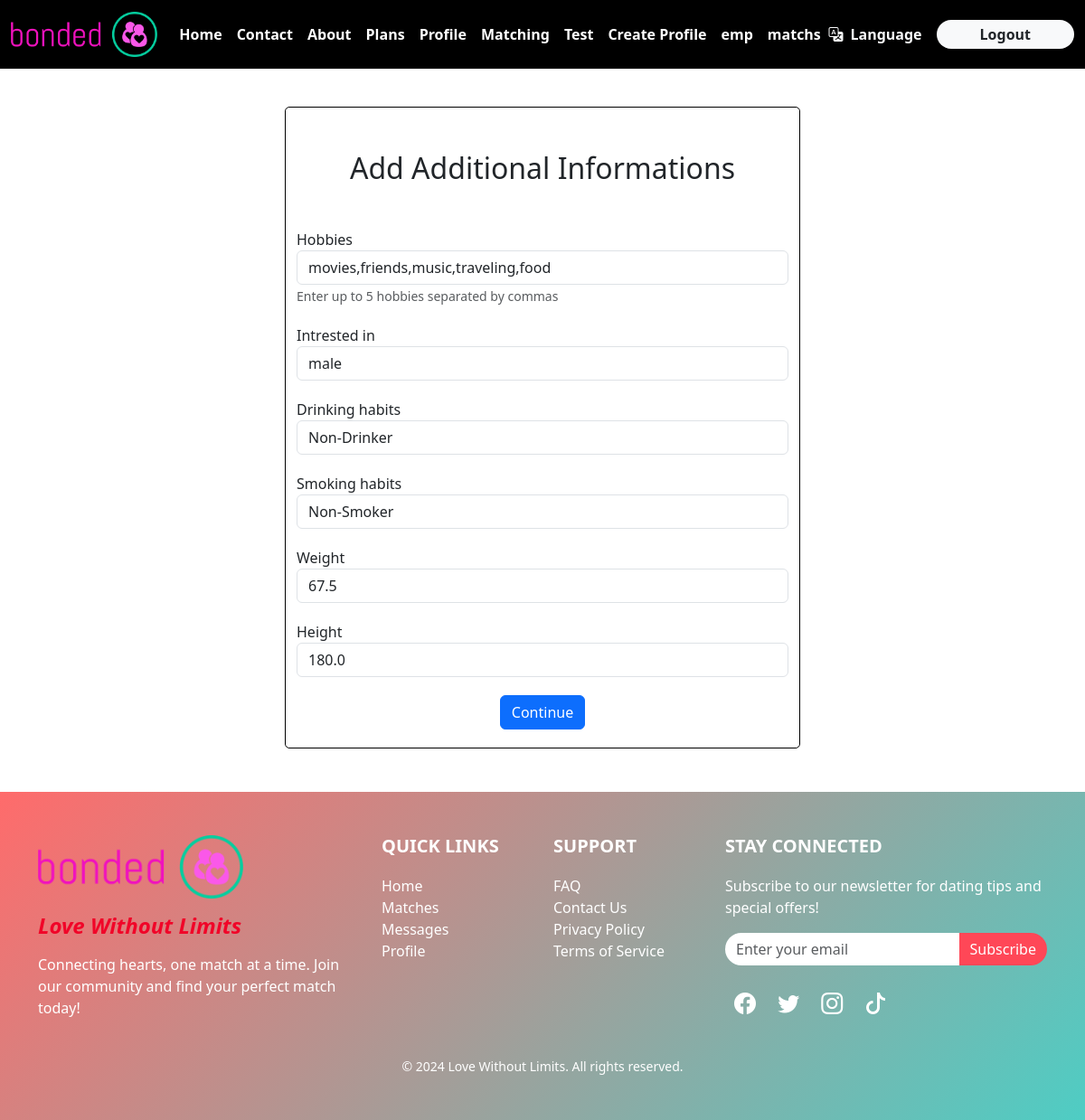
Screenshot of /Additional_info/update/1/ (signed in) with the database file from the repository.
### user/models.py (models this page shows, shortened)
class AdditionalInfo(models.Model):
    INTREST_CHOICES=[
        ('male','male'),
        ('female','female'),
        ('both','both')
    ]
    DRINKING_CHOICES = [
        ('non_drinker', 'Non-Drinker'),
        ('social_drinker', 'Social Drinker'),
        ('regular_drinker', 'Regular Drinker'),
    ]
    SMOKING_CHOICES = [
        ('non_smoker', 'Non-Smoker'),
        ('occasional_smoker', 'Occasional Smoker'),
        ('regular_smoker', 'Regular Smoker'),
    ]
    user = models.OneToOneField(Customuser, on_delete=models.CASCADE)
    hobbies = models.CharField(max_length=255, help_text="Enter up to 5 hobbies separated by commas")
    intrested_in=models.CharField(choices=INTREST_CHOICES,max_length=50)
    drinking_habits = models.CharField(max_length=20, choices=DRINKING_CHOICES, default='non_drinker')
    smoking_habits = models.CharField(max_length=20, choices=SMOKING_CHOICES, default='non_smoker')
    weight = models.FloatField(null=True, blank=True)
    height = models.FloatField(null=True, blank=True)

### user/views.py (the view)
# urls.py: path('Additional_info/update/<int:id>/', views.A_info_UpdateView.as_view(), name='update_ainfo'),
class A_info_UpdateView(LoginRequiredMixin,UpdateView):
    model=AdditionalInfo
    form_class=AdditionalInfoForm
    template_name='profile/create_ainfo.html'
    success_url=reverse_lazy('create_media')
    pk_url_kwarg = 'id'
    def get_queryset(self):
        return super().get_queryset().filter(user=self.request.user)

### user/forms.py
class AdditionalInfoForm(forms.ModelForm):
    class Meta:
        model = AdditionalInfo
        exclude=['user']
    def __init__(self, *args, **kwargs):
        super().__init__(*args, **kwargs)
        for field_name, field in self.fields.items():
            field.widget.attrs.update({
                'class': 'form-control',  # Example classes for styling
            })

### templates/profile/create_ainfo.html (shortened to what this page needs)
{% extends "base.html" %}
{% block content %}
<div class="container my-5">
    <div class="row justify-content-center align-items-center">
        <div class="col-md-6 " style="border:1px solid black;border-radius:5px;">
            <h2 class="text-center my-5">Add Additional Informations</h2>
            <form method="post" class="form-horizontal">
                {% for field in form %}
                    <div class="form-group">
                        <label for="{{ field.id_for_label }}">{{ field.label }}</label>
                        {{ field }}
                        {% if field.help_text %}
                            <small class="form-text text-muted">{{ field.help_text }}</small>
                        {% endif %}
                    </div>
                {% endfor %}
                <div class="form-group text-center">
                    <button type="submit" class="btn btn-primary">Continue</button>
                </div>
            </form>
        </div>
    </div>
</div>
{% endblock %}

### templates/base.html (style rules this page uses)
* { margin: 0; padding: 0; font-family: system-ui, -apple-system, BlinkMacSystemFont, 'Segoe UI', Roboto, Oxygen, Ubuntu, Cantarell, 'Open Sans', 'Helvetica Neue', sans-serif; }
body { padding-top: 60px; }
@media (min-width: 768px) { body { padding-top: 70px; } }

### templates/profile/create_ainfo.html (style rules this page uses)
.form-group { margin-bottom:20px; }

### rows the page displays
AdditionalInfo: form "movies,friends,music,traveling,food" "male" "Non-Drinker" "Non-Smoker" "67.5" "180.0"

### other values shown
{{ field.label }} "Hobbies" "Intrested in" "Drinking habits" "Smoking habits" "Weight" "Height"
{{ field.help_text }} "Enter up to 5 hobbies separated by commas"
